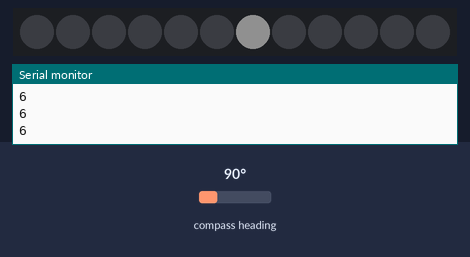
Bench run of a sketch on a simulated Arduino Uno, built with avr-gcc and run on an emulated ATmega328P. On the bench: 12 RGB LEDs in strip order, left to right, the last lines printed to the serial monitor. Wiring (inferred from the names in the program): HMC5883L compass at I2C address 0x1E. Inputs (shaded band) come from the test bench; at power-on: compass heading 90°. Dim RGB values are drawn brighter than linear; colours are those a GRB WS2812 strip shows for the declared byte order.

Above: at 2.2 s.
2.3 s: compass heading set to 7°
At 3.7 s:
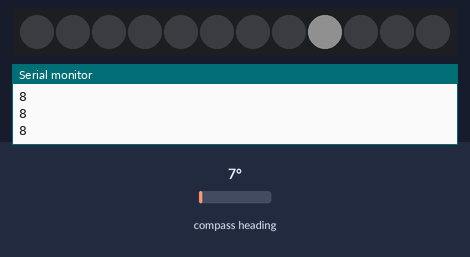
4.0 s: compass heading set to 180°
At 4.3 s:
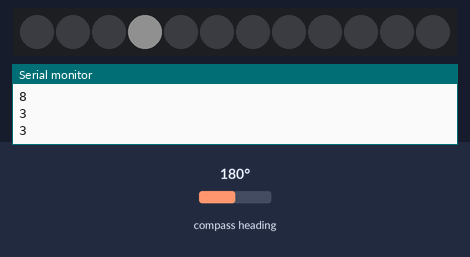
5.5 s: compass heading set to 269°
At 6.0 s:
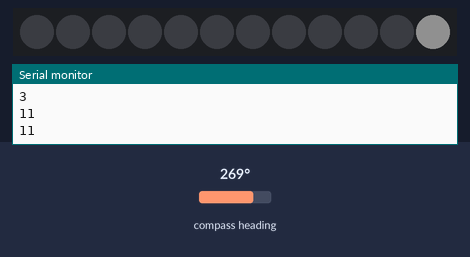
Timing chart, 0 to 8.5 s (numbered marks = the images above; inputs shaded):
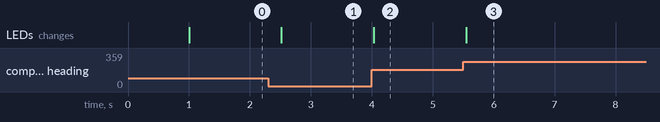

Measured:
- after the input at 2.3 s, the LEDs: change after 0.22 s (image 1)
- after the input at 4.0 s, the LEDs: change at once (image 2)
- after the input at 5.5 s, the LEDs: change after 0.05 s (image 3)

The sketch:

compass.ino
```cpp
// https://www.dipmicro.com/store/GY271-MOD

#include <Wire.h>
#include <FastLED.h>

#define BYTE            255
#define PIN             11
#define NUMPIXELS       12
#define HMC5883L_ADDR 0x1E //0011110b, I2C 7bit address of HMC5883

CRGB leds[NUMPIXELS];


int readDir() {
  return map((Wire.read() << 8) | Wire.read(), -400, 200, -100, 100);
}


int getAzimuth() {
  Wire.beginTransmission(HMC5883L_ADDR);
  Wire.write(0x02);
  Wire.write(0x00);
  Wire.endTransmission();

  Wire.beginTransmission(HMC5883L_ADDR);
  Wire.write(0x03);
  Wire.endTransmission();

  Wire.requestFrom(HMC5883L_ADDR, 6);

  int x = readDir();
  int z = readDir();
  int y = readDir();

  return (PI + atan2(x, y)) * 360 / (2 * PI);
}


void setup() {
  delay(1000);

  Wire.begin();
  Serial.begin(9600);

  FastLED.addLeds<WS2812, PIN>(leds, NUMPIXELS);
}

void loop() {
  int led = NUMPIXELS * getAzimuth() / 360;
  Serial.println(led);

  for (int i = 0; i < NUMPIXELS; i++) {
    leds[i] = CHSV(BYTE, 0, led == i ? BYTE/4 : 0);
  }

  FastLED.show();

  delay(250);
}
```
